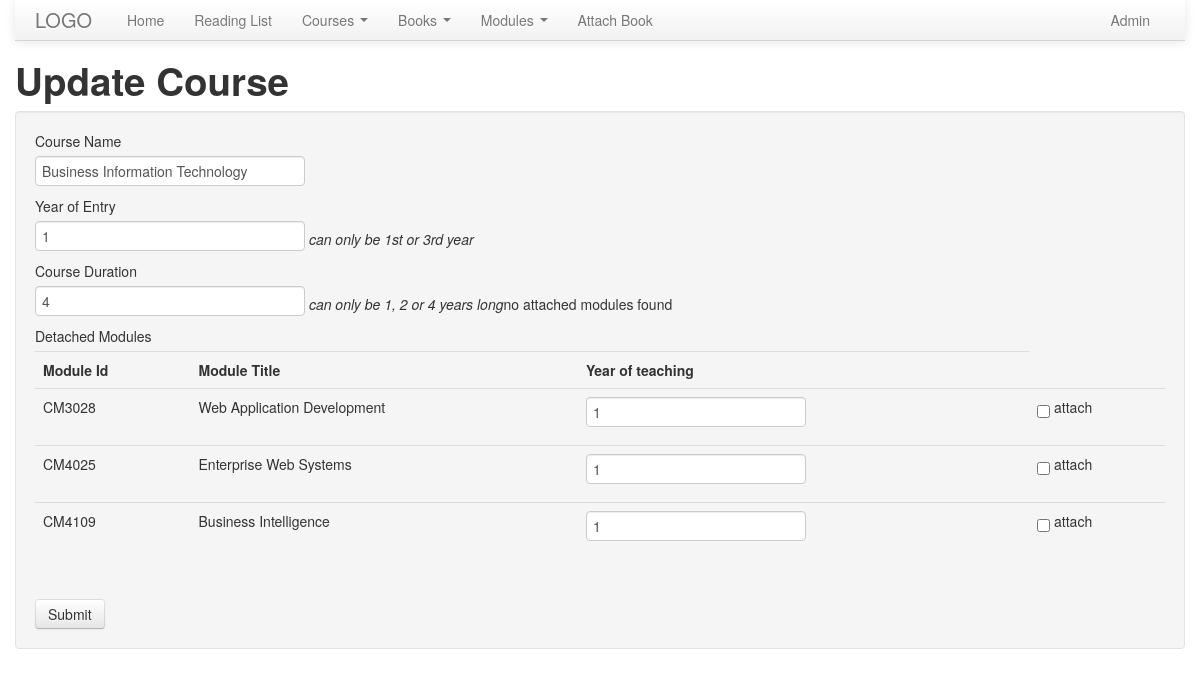
/course_update.php?Course_ID=BIT567 (signed in), run on the app's committed database.
### tables this page shows
CREATE TABLE IF NOT EXISTS `courses` (
  `Course_ID` char(6) NOT NULL,
  `Course_Title` varchar(150) NOT NULL,
  `Year_of_Entry` enum('1','3') NOT NULL,
  `Course_duration` enum('1','2','4') NOT NULL,
  PRIMARY KEY (`Course_ID`)
);

CREATE TABLE IF NOT EXISTS `modules` (
  `Module_ID` char(6) NOT NULL,
  `Title` varchar(50) NOT NULL,
  `Description` varchar(100) NOT NULL,
  PRIMARY KEY (`Module_ID`)
);

### course_update.php (the view, shortened to what this page needs)
<?php require_once "inc/inc.php"; ?>
<?php
 include 'header.php'; ?>
<body>
	<div class = "container">
            <?php include 'navigation_bar.php';
			?>
            <h1>Update Course</h1>
            <?php
            if(isset($_GET['Course_ID'])){
                try {
                    $sql = "SELECT Course_ID, Course_Title, Year_of_Entry, Course_Duration FROM courses WHERE Course_ID = '".$_GET['Course_ID']."'";
                    $query = $conn->query($sql);
                    $course = $query->fetch();
                    echo "<form class=\"well\" action=\"\" method=\"POST\">";
                    echo "<label>Course Name</label>";
                    echo "<input type=\"text\" name=\"Course_Title\" value=\"".$course["Course_Title"]."\" class=\"span3\" placeholder=\"".$course["Course_Title"]."\">";
                    echo "<label>Year of Entry</label>";
                    echo "<input type=\"text\" name=\"Year_of_Entry\" value=\"".$course["Year_of_Entry"]."\" class=\"span3\" placeholder=\"".$course["Year_of_Entry"]."\"><span><i> can only be 1st or 3rd year</i></span>";
                    echo "<label>Course Duration</label>";
                    echo "<input type=\"text\" name=\"Course_Duration\" value=\"".$course["Course_Duration"]."\" class=\"span3\" placeholder=\"".$course["Course_Duration"]."\"><span><i> can only be 1, 2 or 4 years long</i></span>";
                    $sql_get_attached_modules = "SELECT Module_ID, Title FROM modules WHERE Module_ID IN (SELECT Module_ID FROM course_modules WHERE Course_ID = '".$_GET['Course_ID']."' )";
                    $attached_modules = $conn->query($sql_get_attached_modules);
                    if($attached_modules->rowcount() == 0){
                        echo "no attached modules found";
                    }
                    $sql_get_detached_modules = "SELECT Module_ID, Title FROM modules WHERE Module_ID NOT IN (SELECT Module_ID FROM course_modules WHERE Course_ID = '".$_GET['Course_ID']."' )";
                    $detached_modules = $conn->query($sql_get_detached_modules);
                    if($detached_modules->rowcount() == 0){
                        echo "no detached modules found";
                    } else {
                        echo "<label>Detached Modules</label>";
                        echo "<table class=\"table\">";
                        echo "<th>Module Id</th><th>Module Title</th><th>Year of teaching</th>";
                        $detached_count = 0;
                        foreach ($detached_modules as $row){
                            echo "<tr>";
                            echo "<td>".$row["Module_ID"]."</td>";
                            echo "<td>".$row["Title"]."</td>";
                            echo "<td><input type=\"number\" name=\"".$detached_count."_Year_of_Teaching\" value=\"".$course["Year_of_Entry"]."\" min=\"0\" max=\"5\"></td>";
                            echo "<td><input type=\"checkbox\" name=\"".$detached_count."_checkbox_attach\" value=\"attach\"> attach</td>";
                            echo "</tr>";
                            $detached_count++;
                        }
                        echo "</table>";
                    }
                    echo "<br>";
                    echo "<button type=\"submit\" name=\"update\" class=\"btn\">Submit</button>";
                    echo "</form>";
                }
                catch (PDOException $e) {
                    echo "query failed: ". $e->getMessage();
                }
            }
            else {
                echo "<div class=\"alert alert-warning\">
                        <p><strong>Oh snap!</strong> You need to select a course in order to edit it!</p>
                      </div>";
            }
            ?>
        </div>
</body>
<?php include 'footer.php' ?>

### data on the page
courses: Course_Title "Business Information Technology", Year_of_Entry "1", Course_Duration "4"
modules: Module_ID "CM3028", Title "Web Application Development"
modules: Module_ID "CM4025", Title "Enterprise Web Systems"
modules: Module_ID "CM4109", Title "Business Intelligence"
